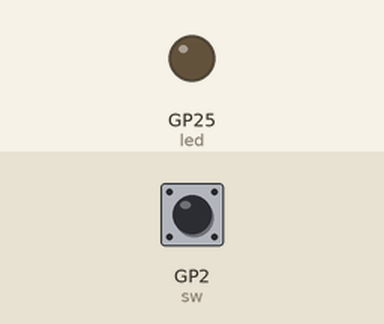
Recording of a program running on a simulated Raspberry Pi Pico running MicroPython. On the bench: output pins drawn as LEDs (lit = HIGH). Inputs (shaded band) come from the test bench; at power-on: GP2 (sw) HIGH.

Above: at 1.2 s.
1.3 s: GP2 (sw) pulled LOW for 0.15 s
At 1.37 s:
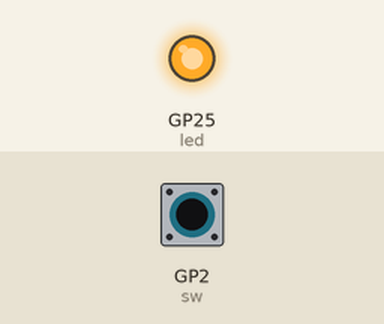
2.9 s: GP2 (sw) pulled LOW for 3.2 s
At 7.5 s:
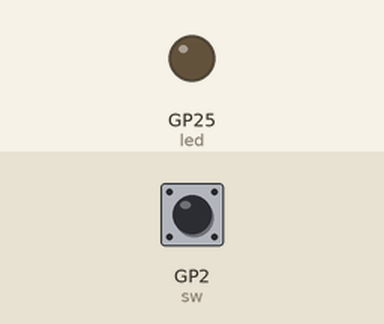
Timing chart, 0 to 9.0 s (numbered marks = the images above; inputs shaded):
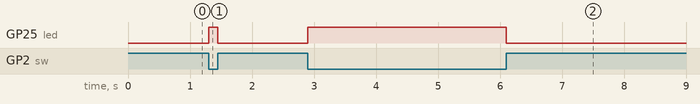

Measured:
- after the input at 1.3 s, GP25 (led): LOW → HIGH at once, → LOW 0.15 s later
- after the input at 2.9 s, GP25 (led): LOW → HIGH at once, → LOW 3.2 s later

The program:

main.py
```python
from machine import Pin
import time

sw  = Pin(2, Pin.IN, Pin.PULL_UP)  # внутрішня підтяжка: спокій = 1
led = Pin(25, Pin.OUT)             # вбудований світлодіод

while True:
    # активний НУЛЬ: подія = 0 (кулька замкнула на землю)
    if sw.value() == 0:
        led.on()
        time.sleep_ms(50)          # грубий дебаунс: перечекати брязкіт кульки
    else:
        led.off()
```
